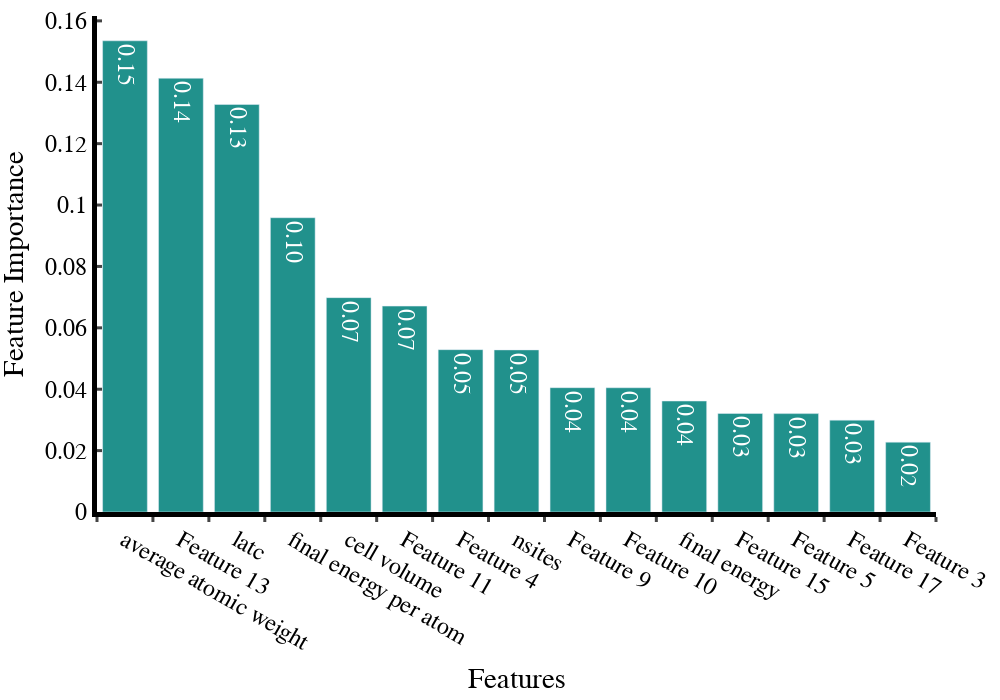

The notebook cell this image was saved under:
### Code cell
Cup_only.plot_feature_importance(best_model_Cup_only.feature_importances_, show=True, width=1000, height=700, save_image=True)

### Figure 1 — Plotly figure (JSON) as saved in the notebook; plotly's stock layout.template omitted (floating-point values rounded to 4 significant figures)
{"data": [{"marker": {"color": "rgb(33, 145, 140)"}, "text": ["0.15", "0.14", "0.13", "0.10", "0.07", "0.07", "0.05", "0.05", "0.04", "0.04", "0.04", "0.03", "0.03", "0.03", "0.02"], "textposition": "auto", "type": "bar", "x": ["average atomic weight", "Feature 13", "latc", "final energy per atom", "cell volume", "Feature 11", "Feature 4", "nsites", "Feature 9", "Feature 10", "final energy", "Feature 15", "Feature 5", "Feature 17", "Feature 3"], "y": [0.1535, 0.1413, 0.1328, 0.09587, 0.06983, 0.06707, 0.05288, 0.05281, 0.0405, 0.04048, 0.03615, 0.03209, 0.03205, 0.02993, 0.02276]}], "layout": {"barmode": "group", "font": {"color": "black", "family": "Helvetica", "size": 24}, "height": 700, "margin": {"b": 10, "l": 10, "r": 10, "t": 10}, "paper_bgcolor": "white", "plot_bgcolor": "white", "showlegend": false, "width": 1000, "xaxis": {"linecolor": "black", "linewidth": 5, "showline": true, "ticklen": 5, "ticks": "outside", "tickson": "boundaries", "tickwidth": 3, "title": {"text": "Features"}}, "yaxis": {"linecolor": "black", "linewidth": 5, "showline": true, "ticklen": 5, "ticks": "inside", "tickwidth": 3, "title": {"text": "Feature Importance"}}}}
